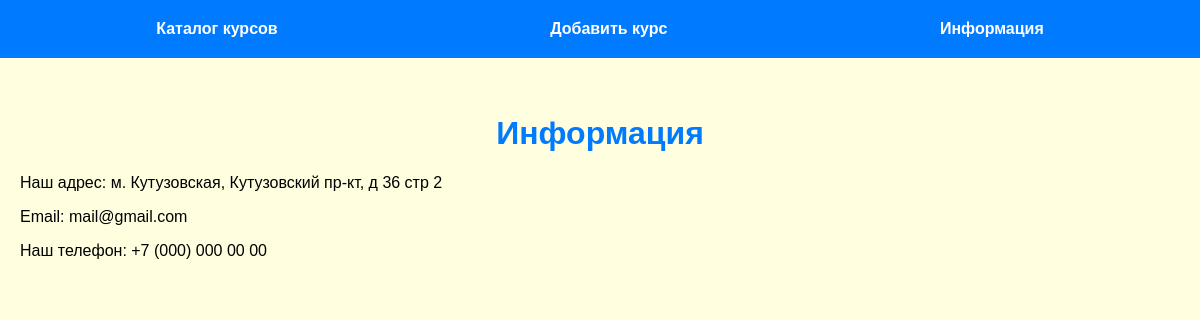
Screenshot of /info with the database file from the repository.
### tables this page shows
CREATE TABLE mainmenu(
id INTEGER PRIMARY KEY AUTOINCREMENT,
title TEXT NOT NULL,
url TEXT NOT NULL);

### flsite.py (the view)
@app.route("/info")
def info():
    db = get_db()
    dbase = FDataBase(db)
    return render_template('info.html', title='Информация', menu=dbase.get_menu())

### FDataBase.py (called while the page is built)
    def get_menu(self):
        sql = "SELECT * FROM mainmenu"
        try:
            self.__cur.execute(sql)
            res = self.__cur.fetchall()
            if res:
                return res
        except IOError:
            print("Ошибка чтения из БД")
        return []

### flsite.py (called while the page is built)
def connect_db():
    con = sqlite3.connect(app.config['DATABASE'])
    con.row_factory = sqlite3.Row
    return con

def get_db():
    if not hasattr(g, 'link_db'):
        g.link_db = connect_db()
    return g.link_db

### templates/info.html
{% extends 'base.html' %}
{% block content %}
{{ super() }}
<p>Наш адрес: м. Кутузовская, Кутузовский пр-кт, д 36 стр 2</p>
<p>Email: mail@gmail.com</p>
<p>Наш телефон: +7 (000) 000 00 00</p>
{% endblock %}

### templates/base.html (shortened to what this page needs)
<!DOCTYPE html>
<html lang="en">
<head>
    <link rel="stylesheet" href="{{ url_for('static', filename='css/style.css') }}">
</head>
<body>
{% block content %}
{% block mainmenu %}
<ul class="menu">
    {% for m in menu %}
    <li><a href="{{ m.url }}">{{ m.title }}</a></li>
    {% endfor %}
</ul>
{% endblock %}
<div class="content">
    {% if title %}
    <h1>{{ title }}</h1>
    {% else %}
    <h1>Про Flask</h1>
    {% endif %}
    {% endblock %}
</div>
</body>
</html>

### static/css/style.css (style rules this page uses)
body { background: lightyellow; margin: 0; padding: 0; font-family: Verdana, Geneva, Tahoma, sans-serif; }
.menu { display: flex; justify-content: space-around; list-style: none; background: #007bff; padding: 20px; margin-top: 0; }
.content { margin: 0 auto; max-width: 1200px; padding: 20px; box-sizing: border-box; }
.menu a { font-weight: bold; color: white; text-decoration: none; }
ul { list-style: none; padding: 0; }
.content>h1 { text-align: center; color: #007bff; font-weight: bold; }

### rows the page displays
mainmenu: title "Каталог курсов"
mainmenu: title "Добавить курс"
mainmenu: title "Информация"
